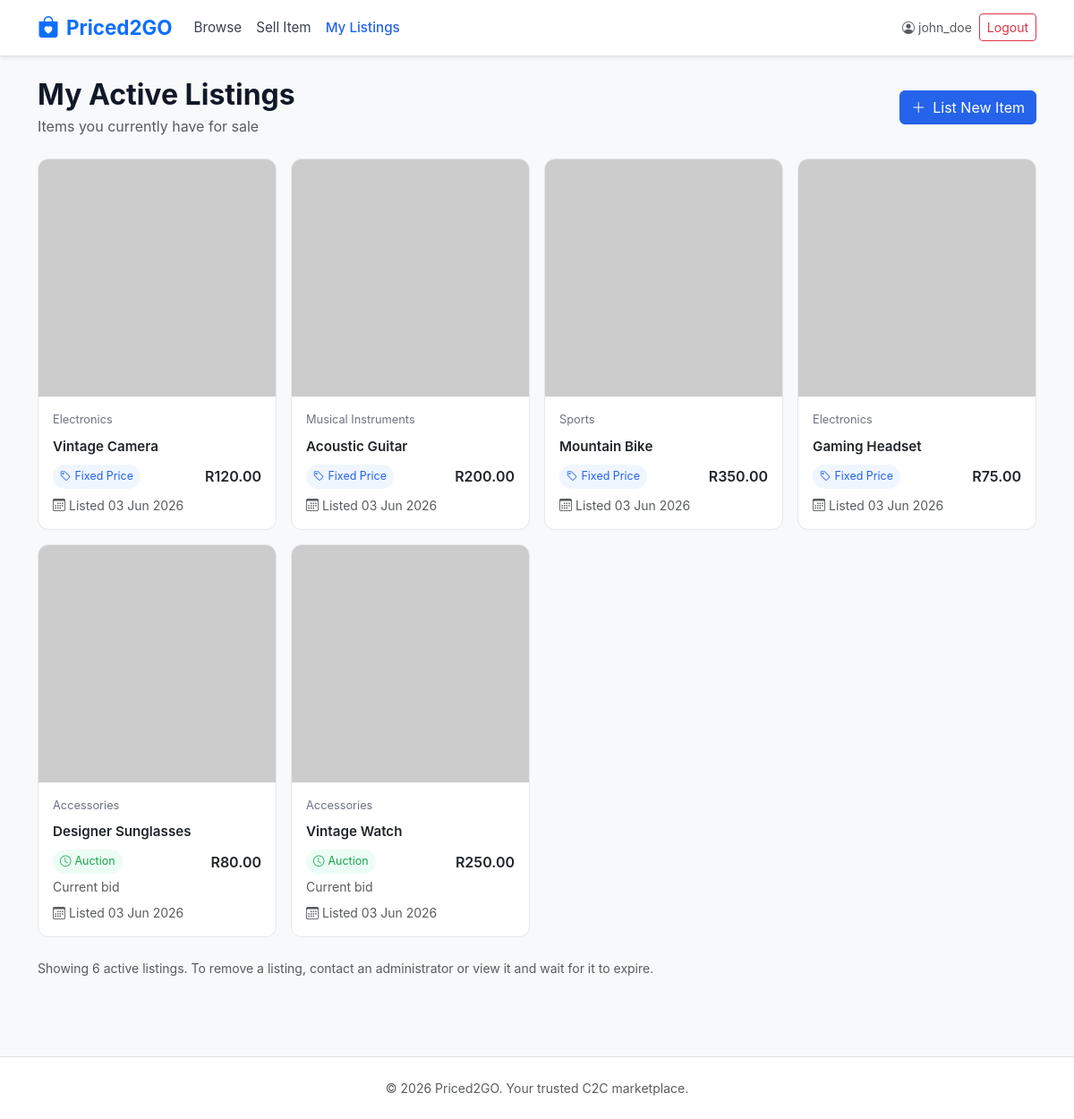
The page /my_listings.php (signed in) on the database its author committed.
### tables this page shows
CREATE TABLE IF NOT EXISTS listings (
    listing_id   INT AUTO_INCREMENT PRIMARY KEY,
    seller_id    INT NOT NULL,
    title        VARCHAR(200) NOT NULL,
    description  TEXT,
    category     VARCHAR(100),
    listing_type ENUM('fixed','auction') DEFAULT 'fixed',
    price        DECIMAL(10,2),
    start_price  DECIMAL(10,2),
    current_bid  DECIMAL(10,2),
    end_time     DATETIME,
    status       ENUM('active','sold','expired') DEFAULT 'active',
    image_path   VARCHAR(255),
    condition_label VARCHAR(50),
    created_at   DATETIME DEFAULT CURRENT_TIMESTAMP,
    FOREIGN KEY (seller_id) REFERENCES users(user_id) ON DELETE CASCADE
);

### my_listings.php (the view, shortened to what this page needs)
<?php
require_once 'includes/db.php';
$seller_id = $_SESSION['user_id'];
$stmt = $pdo->prepare(
    "SELECT * FROM listings
     WHERE seller_id = ? AND status = 'active'
     ORDER BY created_at DESC"
);
$stmt->execute([$seller_id]);
$my_listings = $stmt->fetchAll();
include 'includes/header.php';
?>
<div class="container py-4">
    <div class="d-flex align-items-center justify-content-between mb-4">
        <div>
            <h2 class="fw-bold mb-1">My Active Listings</h2>
            <p class="text-muted mb-0">Items you currently have for sale</p>
        </div>
        <a href="sell.php" class="btn btn-primary">
            <i class="bi bi-plus-lg me-2"></i>List New Item
        </a>
    </div>
    <?php if (empty($my_listings)): ?>
        <div class="text-center py-5 text-muted">
            <i class="bi bi-box-seam fs-1 d-block mb-3"></i>
            <p class="fs-5">You have no active listings.</p>
            <a href="sell.php" class="btn btn-primary mt-2">
                <i class="bi bi-plus-lg me-2"></i>List Your First Item
            </a>
        </div>
    <?php else: ?>
        <div class="row row-cols-2 row-cols-md-3 row-cols-lg-4 g-3">
            <?php foreach ($my_listings as $l): ?>
                <div class="col">
                    <div class="listing-card position-relative">
                        <a href="listing.php?id=<?= $l['listing_id'] ?>" class="text-decoration-none text-dark d-block">
                            <?php
                                $raw = $l['image_path'] ?? '';
                                if ($raw) {
                                    $img = str_starts_with($raw, 'http')
                                         ? $raw
                                         : 'uploads/' . htmlspecialchars($raw);
                                } else {
                                    $img = 'https://placehold.co/400x400/e5e7eb/9ca3af?text=No+Image';
                                }
                            ?>
                            <img src="<?= $img ?>" alt="<?= htmlspecialchars($l['title']) ?>">
                            <div class="card-body">
                                <div class="card-cat"><?= htmlspecialchars($l['category']) ?></div>
                                <div class="card-title"><?= htmlspecialchars($l['title']) ?></div>
                                <?php if ($l['listing_type'] === 'auction'): ?>
                                    <div class="d-flex justify-content-between align-items-center mt-2">
                                        <span class="badge-auction"><i class="bi bi-clock me-1"></i>Auction</span>
                                        <span class="fw-semibold text-dark">R<?= number_format($l['current_bid'] ?: $l['start_price'], 2) ?></span>
                                    </div>
                                    <div class="text-muted small mt-1">Current bid</div>
                                <?php else: ?>
                                    <div class="d-flex justify-content-between align-items-center mt-2">
                                        <span class="badge-fixed"><i class="bi bi-tag me-1"></i>Fixed Price</span>
                                        <span class="fw-semibold text-dark">R<?= number_format($l['price'], 2) ?></span>
                                    </div>
                                <?php endif; ?>
                                <div class="text-muted small mt-2">
                                    <i class="bi bi-calendar3 me-1"></i>Listed <?= date('d M Y', strtotime($l['created_at'])) ?>
                                </div>
                            </div>
                        </a>
                    </div>
                </div>
            <?php endforeach; ?>
        </div>
        <p class="text-muted small mt-4">
            Showing <?= count($my_listings) ?> active listing<?= count($my_listings) !== 1 ? 's' : '' ?>.
            To remove a listing, contact an administrator or view it and wait for it to expire.
        </p>
    <?php endif; ?>
</div>
<?php include 'includes/footer.php'; ?>

### css/style.css (style rules this page uses)
:root { --blue-600: #2563eb; --blue-700: #1d4ed8; --green-600: #16a34a; --green-700: #15803d; }
body { font-family: 'Inter', -apple-system, BlinkMacSystemFont, 'Segoe UI', sans-serif; background-color: #f9fafb; color: #111827; }
.listing-card { border: 1px solid #e5e7eb; border-radius: 0.75rem; overflow: hidden; transition: box-shadow 0.2s; background: #fff; text-decoration: none; color: inherit; display: block; }
.listing-card img { width: 100%; aspect-ratio: 1/1; object-fit: cover; transition: transform 0.2s; }
.listing-card .card-body { padding: 1rem; }
.listing-card .card-title { font-size: 0.95rem; font-weight: 600; margin-bottom: 0.15rem; }
.listing-card .card-cat { font-size: 0.8rem; color: #6b7280; margin-bottom: 0.6rem; }
.badge-auction { background: #ecfdf5; color: #16a34a; font-size: 0.78rem; padding: 0.25rem 0.5rem; border-radius: 99px; }
.badge-fixed { background: #eff6ff; color: #2563eb; font-size: 0.78rem; padding: 0.25rem 0.5rem; border-radius: 99px; }
.btn-primary { background: var(--blue-600); border-color: var(--blue-600); }

### rows shown on the page
listings: category "Electronics", title "Vintage Camera", price "120.00", created_at "03 Jun 2026"
listings: category "Musical Instruments", title "Acoustic Guitar", price "200.00", created_at "03 Jun 2026"
listings: category "Sports", title "Mountain Bike", price "350.00", created_at "03 Jun 2026"
listings: category "Electronics", title "Gaming Headset", price "75.00", created_at "03 Jun 2026"
listings: category "Accessories", title "Designer Sunglasses", current_bid "80.00", created_at "03 Jun 2026"
listings: category "Accessories", title "Vintage Watch", current_bid "250.00", created_at "03 Jun 2026"

### other values the page prints
$_SESSION['username'] "john_doe"
count($my_listings) "6"
